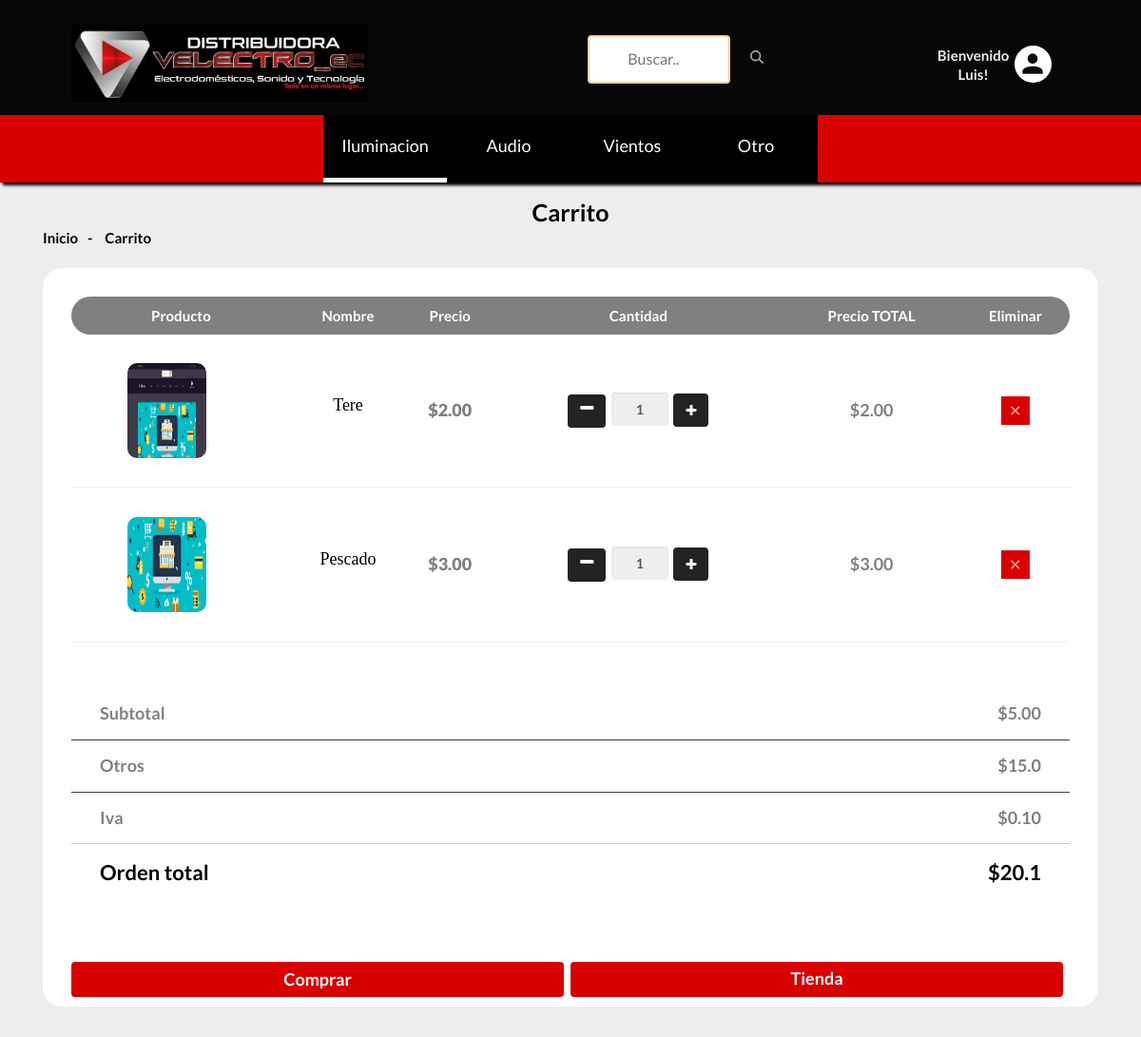
The page /cart/ (signed in) on the database its author committed.
### accounts/models.py (models this page shows, shortened)
class Account(AbstractBaseUser):
    first_name = models.CharField(max_length=50)
    last_name = models.CharField(max_length=50)
    username = models.CharField(max_length=50, unique=True)
    email = models.EmailField(max_length=100, unique=True)
    Phone_number = models.CharField(max_length=50)
    is_admin = models.BooleanField(default=False)
    is_staff = models.BooleanField(default=False)
    is_active = models.BooleanField(default=False)
    is_superadmin = models.BooleanField(default=False)
    date_joined_for_format = models.DateTimeField(auto_now_add=True)
    last_login_for_format  = models.DateTimeField(auto_now_add=True)
    USERNAME_FIELD = 'email'
    REQUIRED_FIELDS = ['username', 'first_name', 'last_name']
    objects = AccountManger()

### shop/models.py (models this page shows, shortened)
class Subcategory(models.Model):
    name = models.CharField(max_length=100, unique=True)
    slug = models.SlugField(max_length=100, unique=True)
    class Meta:
        verbose_name = 'Categoria'
        verbose_name_plural = 'categorias'
    def get_subcategory_slug_url(self):
        return reverse('shop:subcategries', args=[self.slug])

class Product(models.Model):
    subcategory = models.ForeignKey(Subcategory, on_delete=models.CASCADE, default=True, null=False)
    category = models.ForeignKey(Category, on_delete=models.CASCADE, default=True, null=False)
    name = models.CharField(max_length=100, unique=True)
    slug = models.SlugField(max_length=100, unique=True)
    description = models.TextField(max_length=300, blank=True)
    price = models.DecimalField(max_digits=6, decimal_places=2)
    discount = models.DecimalField(max_digits=6, decimal_places=2, default=0.00)
    image = models.ImageField(upload_to='photos/products')
    stock = models.IntegerField()
    new = models.BooleanField(default=False)
    is_available = models.BooleanField(default=True)
    date_joined_for_format = models.DateTimeField(auto_now_add=True)
    last_login_for_format = models.DateTimeField(auto_now=True)
    def get_prodcut_details_url(self):
        return reverse('shop:product_details', args=[self.subcategory.slug, self.category.slug,self.slug])
    class Meta:
        verbose_name_plural = 'Products'
        ordering = ('-date_joined_for_format',)

### cart/models.py (models this page shows, shortened)
class CartItem(models.Model):
    user = models.ForeignKey(Account, on_delete=models.CASCADE, null=True )
    product = models.ForeignKey(Product, on_delete=models.CASCADE)
    variation = models.ManyToManyField(Variation, blank=True)
    cart = models.ForeignKey(Cart, on_delete=models.CASCADE, null=True)
    quantity = models.IntegerField()
    is_active = models.BooleanField(default=True)
    def sub_total(self):
        return self.product.price * self.quantity

### cart/views.py (the view)
# urls.py: path('', views.cart, name='cart'),
def cart(request, total_price=0, quantity=0, cart_items=None):
    grand_total = 0
    tax = 0
    try:
        if request.user.is_authenticated:
            cart_items = CartItem.objects.filter(user=request.user, is_active=True)
        else:
            cart = Cart.objects.get(cart_id=_cart_id(request))
            cart_items = CartItem.objects.filter(cart=cart, is_active=True)
        for cart_item in cart_items:
            total_price += (cart_item.product.price * cart_item.quantity)
            quantity += cart_item.quantity
    except ObjectDoesNotExist:
        pass
    tax = round(((2 * total_price)/100), 2)
    grand_total = total_price + tax
    handing = 15.00
    total = float(grand_total) + handing
    context = {
        'total' : total_price,
        'quantity': quantity,
        'cart_items':cart_items,
        'order_total':total,
        'vat' : tax,
        'handing':handing,
    }
    return render(request, 'shop/cart/cart.html', context)

### shop/context_processors.py (called while the page is built)
def category_list(request):
    return {
        'categories' : Category.objects.all(),
        'subcategories': Subcategory.objects.all()
    }

### shop/models.py (called while the page is built)
    def get_category_slug_url(self):
        return reverse('shop:categries', args=[self.subcategory1.slug,self.slug])

### templates/shop/cart/cart.html (shortened to what this page needs)
{% extends '../../base.html' %}
{% load static %}
{% block content %}
<div  class="pages-title section-padding">
			<div  class="container">
				<div  style="background:rgb(238, 236, 236)" class="row">
					<div class="col-xs-12">
						<div class="pages-title-text text-center">
							<h2 style="color:black">Carrito</h2>
							<ul class="text-left">
								<li><a style="color:black" href="\">Inicio</a></li>
								<li style="color: black"><span> - </span>Carrito</li>
							</ul>
							<br>
						</div>
					</div>
				</div>
			</div>
		</div>
		{% if not cart_items %}
		<div style="font-size:18px; margin-bottom:300px;margin-top:30px" class="container alert alert-info text-center" role="alert">
		<b>Carrito vacío,&nbsp;&nbsp; <a href="{% url 'shop:shop' %}" style="color:#21094e;text-decoration: underline;">Ir Tienda<a></b>
		</div>
		{% else %}
		<section style="background:rgb(238, 236, 236)" class="pages cart-page section-padding">
			<div class="container">
				<div class="row ">
					<div class="col-xs-12 ">
						<div style="border-radius:20px;" class="table-responsive padding60 background-carrito">
							<table class="wishlist-table text-center">
								<thead>
									<tr class="nav-car">
										<th style="border-radius:20px 0 0 20px;">Producto</th>
										<th >Nombre</th>
										<th>Precio</th>
										<th>Cantidad</th>
										<th>Precio TOTAL</th>
										<th style="border-radius:0 20px 20px 0;">Eliminar</th>
									</tr>
								</thead>
								<tbody>
                                    {% for cart_item in cart_items %}
									<tr>
										<td class="td-img text-center">
											<a href="{{cart_item.product.get_prodcut_details_url}}"><img style="border-radius:10px;" width="100" height="100" src="{{cart_item.product.image.url}}" alt="Add Product" /></a>
										</td>
										<td>
										<div class="items-dsc">
											<h5 ><a href="{{cart_item.product.get_prodcut_details_url}}" style="color: black; font-size: 18px;">{{cart_item.product.name}}</a></h5>
										</div>
										</td>
										<td style="color: gray; font-size: 18px;">${{cart_item.product.price}}</td>
										<td>
										<div class="plus-minus" >
										<form style="" action="{% url 'cart:add_cart' cart_item.product.id %}" method="POST">
											<a style="background:#232323;color:#fff;height:35px;margin-top:-5px;width:40px; border-radius: 4px;" href="{% url 'cart:remove_cart' cart_item.product.id cart_item.id %}" ><i class="fa fa-minus"></i></a>
											<input style=" height:35px"  class="form-control" value="{{cart_item.quantity}}" readonly>
											<button style="background:#232323;color:#fff; height:35px; margin-top:-3px " class="btn btn-light" type="submit" id="button-minus"> <i class="fa fa-plus"></i> </button>
											</form>
										</div>
										</td>
										<td >
											<strong style="color:gray; font-size: 18px;">${{cart_item.sub_total}}</strong>
										</td>
										<td ><a href="{% url 'cart:remove_cart_item' cart_item.product.id cart_item.id %}" ><i style="background:#D90000" onclick="return confirm('Confirmar para eliminar este elemento')" class="mdi mdi-close"></i></a></td>
									</tr>
									{% endfor %}
								</tbody>
							</table><br><br><br>
							<div class="cart-form-text pay-details table-responsive">
								<table>
									<tbody style="color:gray">
										<tr>
											<th style="font-size:18px">Subtotal</th>
											<td style="font-size:18px">${{total}}</td>
										</tr>
										<tr>
											<th style="font-size:18px">Otros</th>
											<td style="font-size:18px">${{handing}}</td>
										</tr>
										<tr>
											<th style="font-size:18px">Iva</th>
											<td style="font-size:18px">${{vat}}</td>
										</tr>
									</tbody>
									<tfoot>
										<tr>
											<th style="color:black; font-size:22px" class="tfoot-padd">Orden total</th>
											<td style="color:black; font-size:22px" class="tfoot-padd">${{order_total}}</td>
										</tr>
									</tfoot>
								</table>
								<br><br><br>
								<div  class="list-btn text-center">
									<a href="{% url 'orders:checkout' %}" class="btn" style="background:#D90000;color:#ffffff; text-transform:capitalize; font-size:18px; width:60%"><b>Comprar</b></a><br><br>
									<a href="{% url 'shop:shop' %}" class="btn btn-warning"    style=" background:#D90000;color:rgb(255, 255, 255);border: none; text-transform:capitalize; font-size:18px; width:60%">Tienda</a>
								</div>
							</div>
						</div>
					</div>
				</div>
                <br>
			</div>
		</section>
		{% endif %}
{% endblock content %}

### templates/base.html (shortened to what this page needs)
{% load static %}
<!doctype html>
<html class="no-js" lang="">
<head>
    <link href="https://cdn.jsdelivr.net/npm/bootstrap@5.3.1/dist/css/bootstrap.min.css" rel="stylesheet">
    <link rel="stylesheet" href="{% static 'css/bootstrap.min.css' %}">
    <link rel="stylesheet" href="{% static 'css/animate.css' %}">
    <link rel="stylesheet" href="{% static 'css/materialdesignicons.min.css' %}">
    <link rel="stylesheet" href="{% static 'css/jquery.simpleLens.css' %}">
    <link rel="stylesheet" href="{% static 'css/jquery-ui.min.css' %}">
    <link rel="stylesheet" href="{% static 'css/meanmenu.min.css' %}">
    <link rel="stylesheet" href="{% static 'css/nivo-slider.css' %}">
    <link rel="stylesheet" href="{% static 'css/owl.carousel.css' %}">
    <link rel="stylesheet" href="{% static 'css/style.css' %}">
    <link rel="stylesheet" href="{% static 'css/responsive.css' %}">
    <link rel="stylesheet" href="https://cdnjs.cloudflare.com/ajax/libs/font-awesome/4.7.0/css/font-awesome.min.css">
</head>
<body style="background: rgb(238, 236, 236)">
    <header style="background:black" class="header-one header-two">
        <div class="container-primer">
            <div class="img">
                <a href="\"> <img src="{% static '/img/logo2.jpg' %}" alt="">
                </a>
            </div>
            <div class="searches">
                <form id="searchh" action={% url 'shop:search' %} method="GET">
                    <input  type="text" name="keyword" placeholder="Buscar..">
                    <div class="btn">
                    </div>
                </form>
            </div>
            <div class="middel-top clearfix tercero">
                    <div class="welcome">
                        {% if user.id is None %}
                        <div class="welcome-profile">
                            <p style="color:rgb(238, 236, 236)"><b>Bienvenido</b></p>
                        </div>
                        {% else %}
                        <div class="welcome-profile">
                            <p style="color:rgb(238, 236, 236)"><b>Bienvenido {{user.first_name | capfirst}}!</b></p>
                        </div>
                        {% endif %}
                    </div>
                    <div class="profile">
                        <ul class="clearfix right floatright panel-up">
                            <li>
                                <a style="color:rgb(14, 13, 13)" href="#"><i class="mdi mdi-account"></i></a>
                            </li>
                        </ul>
                    </div>
            </div>
         </div>
        <div>
            <ul class="fase-child">
                {% for subcategory in subcategories %}
                <li class="sub-list"><a style="color:white" href={{subcategory.get_subcategory_slug_url}}>{{subcategory.name}}</a>
                </li>
                {% endfor %}
            </ul>
        </div>
    </header>
    {% block content %}
    {% endblock content %}
</body>
</html>

### core/static/css/responsive.css (style rules this page uses)
@media (min-width: 1200px) and (max-width: 1666px) { html { overflow-x: hidden } }
@media (min-width: 1200px) and (max-width: 1666px) { html { overflow-x: hidden; } }
@media (min-width: 1200px) and (max-width: 1265px) { html { overflow-x: hidden } }
@media (min-width: 1170px) and (max-width: 1200px) { html { overflow-x: hidden } }
header .logo,.middel-top .right a { line-height: 50px; }
.middel-top .center ,.middel-top .left, .middel-top .right { width: 100%; }
.middel-top,.middel-top .center { border: 0 none; }
.middel-top { display: inline-block; position: relative; text-align: center; }
.pages-title-text h2 { font-size: 25px; }
.pages-title ul.text-left { top: 35px; }
.padding60 { padding: 30px; }
.pages table { width: 700px; }
.checkout.pages table,.cart-page .pay-details table { width: 320px; }
.list-btn > a { margin-bottom: 10px; }

### templates/base.html (style rules this page uses)
#searchh input[type=text] { width: 150px; margin-top:10px; margin-bottom:10px; box-sizing: border-box; border: 2px solid #f4cca4; border-radius: 4px; font-size: 16px; color:#1c1427; background-color: #fff; background-position: 10px 10px; background-repeat: no-repeat; padding: 12px 20px 12px 40px; -webkit-transition: width 0.4s ease-in-out; transition: width 0.4s ease-in-out; }
svg { fill:#a7a0a0 }

### rows shown on the page
Account: first_name "Luis"
Subcategory: name "Iluminacion"
Subcategory: name "Audio"
Subcategory: name "Vientos"
Subcategory: name "Otro"
CartItem: product.image (picture), product.name "Tere", product.price "2.00", quantity "1", sub_total "2.00"
CartItem: product.image (picture), product.name "Pescado", product.price "3.00", quantity "1", sub_total "3.00"

### other values the page prints
{{ total }} "5.00"
{{ handing }} "15.0"
{{ vat }} "0.10"
{{ order_total }} "20.1"
